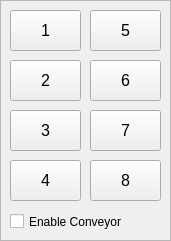
    <widget class="QFrame" name="fr_toyoWrite">
     <property name="geometry">
      <rect>
       <x>710</x>
       <y>50</y>
       <width>171</width>
       <height>241</height>
      </rect>
     </property>
     <property name="frameShape">
      <enum>QFrame::StyledPanel</enum>
     </property>
     <property name="frameShadow">
      <enum>QFrame::Raised</enum>
     </property>
     <widget class="QPushButton" name="bt_toyoWrite_8">
      <property name="geometry">
       <rect>
        <x>90</x>
        <y>160</y>
        <width>71</width>
        <height>41</height>
       </rect>
      </property>
      <property name="font">
       <font>
        <pointsize>12</pointsize>
       </font>
      </property>
      <property name="text">
       <string>8</string>
      </property>
     </widget>
     <widget class="QPushButton" name="bt_toyoWrite_2">
      <property name="geometry">
       <rect>
        <x>10</x>
        <y>60</y>
        <width>71</width>
        <height>41</height>
       </rect>
      </property>
      <property name="font">
       <font>
        <pointsize>12</pointsize>
       </font>
      </property>
      <property name="text">
       <string>2</string>
      </property>
     </widget>
     <widget class="QPushButton" name="bt_toyoWrite_6">
      <property name="geometry">
       <rect>
        <x>90</x>
        <y>60</y>
        <width>71</width>
        <height>41</height>
       </rect>
      </property>
      <property name="font">
       <font>
        <pointsize>12</pointsize>
       </font>
      </property>
      <property name="text">
       <string>6</string>
      </property>
     </widget>
     <widget class="QPushButton" name="bt_toyoWrite_4">
      <property name="geometry">
       <rect>
        <x>10</x>
        <y>160</y>
        <width>71</width>
        <height>41</height>
       </rect>
      </property>
      <property name="font">
       <font>
        <pointsize>12</pointsize>
       </font>
      </property>
      <property name="text">
       <string>4</string>
      </property>
     </widget>
     <widget class="QPushButton" name="bt_toyoWrite_3">
      <property name="geometry">
       <rect>
        <x>10</x>
        <y>110</y>
        <width>71</width>
        <height>41</height>
       </rect>
      </property>
      <property name="font">
       <font>
        <pointsize>12</pointsize>
       </font>
      </property>
      <property name="text">
       <string>3</string>
      </property>
     </widget>
     <widget class="QPushButton" name="bt_toyoWrite_1">
      <property name="geometry">
       <rect>
        <x>10</x>
        <y>10</y>
        <width>71</width>
        <height>41</height>
       </rect>
      </property>
      <property name="font">
       <font>
        <pointsize>12</pointsize>
       </font>
      </property>
      <property name="text">
       <string>1</string>
      </property>
     </widget>
     <widget class="QPushButton" name="bt_toyoWrite_7">
      <property name="geometry">
       <rect>
        <x>90</x>
        <y>110</y>
        <width>71</width>
        <height>41</height>
       </rect>
      </property>
      <property name="font">
       <font>
        <pointsize>12</pointsize>
       </font>
      </property>
      <property name="text">
       <string>7</string>
      </property>
     </widget>
     <widget class="QPushButton" name="bt_toyoWrite_5">
      <property name="geometry">
       <rect>
        <x>90</x>
        <y>10</y>
        <width>71</width>
        <height>41</height>
       </rect>
      </property>
      <property name="font">
       <font>
        <pointsize>12</pointsize>
       </font>
      </property>
      <property name="text">
       <string>5</string>
      </property>
     </widget>
     <widget class="QCheckBox" name="ck_enable_link">
      <property name="geometry">
       <rect>
        <x>10</x>
        <y>210</y>
        <width>151</width>
        <height>23</height>
       </rect>
      </property>
      <property name="text">
       <string>Enable Conveyor</string>
      </property>
     </widget>
    </widget>
